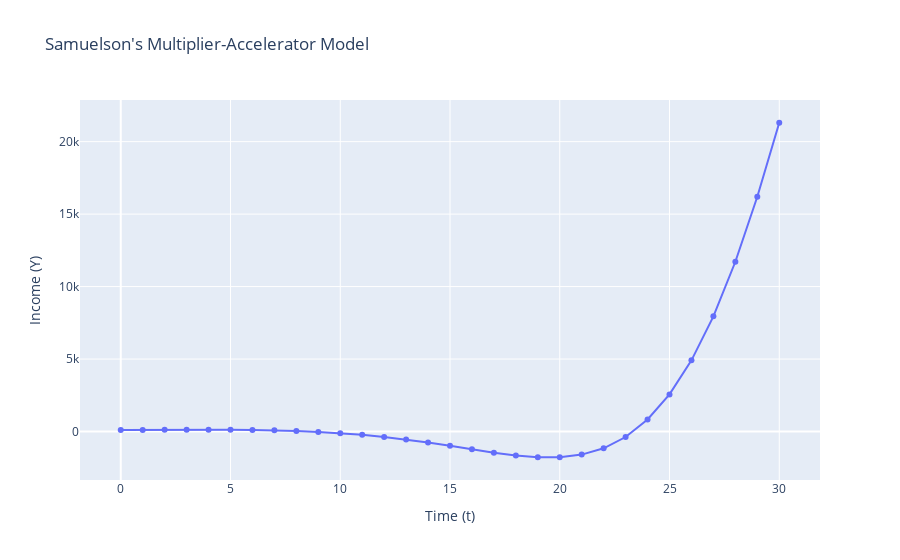

The notebook cell this image was saved under:
### Markdown cell above
## 4. Samuelson’s Multiplier-Accelerator Model


The Samuelson Multiplier-Accelerator Model describes how aggregate income fluctuates due to interactions between consumption, 
investment, and income.

### Equations
Let:
- \( Y_t \) denote income at time \( t \),
- \( C_t = c Y_{t-1} \) denote consumption at time \( t \),
- \( I_t = I_0 + \alpha (Y_{t-1} - Y_{t-2}) \).

Then, income at time \( t \):
$$
Y_t = c Y_{t-1} + I_0 + \alpha (Y_{t-1} - Y_{t-2})
$$

### Code cell
# Parameters for Samuelson's Model
c = 0.9         # Marginal propensity to consume
alpha = 1.5     # Accelerator coefficient
I0 = 5          # Initial investment level
T_samuelson = 30 # Number of time steps

# Initial income values
Y = [100, 110]  # Starting values for Y_{-1} and Y_0

# Simulate Samuelson's Model
for t in range(1, T_samuelson):
    Y_next = c * Y[-1] + I0 + alpha * (Y[-1] - Y[-2])
    Y.append(Y_next)

# Plotting Samuelson's Model
fig_samuelson = go.Figure()
fig_samuelson.add_trace(go.Scatter(x=list(range(T_samuelson+1)), y=Y, mode='lines+markers', name='Income'))
fig_samuelson.update_layout(title="Samuelson's Multiplier-Accelerator Model", xaxis_title="Time (t)", yaxis_title="Income (Y)")
fig_samuelson.show()

### Figure 1 — Plotly figure (JSON) as saved in the notebook; plotly's stock layout.template omitted (floating-point values rounded to 4 significant figures)
{"data": [{"mode": "lines+markers", "name": "Income", "type": "scatter", "x": [0, 1, 2, 3, 4, 5, 6, 7, 8, 9, 10, 11, 12, 13, 14, 15, 16, 17, 18, 19, 20, 21, 22, 23, 24, 25, 26, 27, 28, 29, 30], "y": [100, 110, 119, 125.6, 127.9, 123.7, 109.9, 83.19, 39.86, -24.12, -112.7, -229.3, -376.2, -554.0, -760.2, -988.6, -1227.0, -1458.0, -1652.0, -1774.0, -1775.0, -1593.0, -1156.0, -379.4, 827.9, 2561.0, 4910.0, 7947.0, 11710.0, 16200.0, 21300.0]}], "layout": {"title": {"text": "Samuelson's Multiplier-Accelerator Model"}, "xaxis": {"title": {"text": "Time (t)"}}, "yaxis": {"title": {"text": "Income (Y)"}}}}
